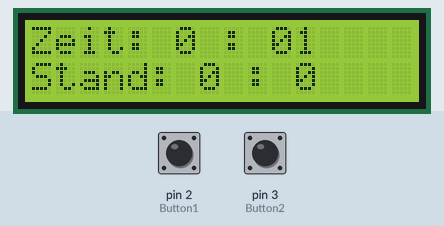
Bench run of a sketch on a simulated Arduino Uno, built with avr-gcc and run on an emulated ATmega328P. Shown: 16×2 character LCD. The inputs (shaded band) are chosen by the test bench; at power-on: pin 2 (Button1) HIGH, pin 3 (Button2) HIGH.

Above: at 1.6 s.
1.7 s: pin 2 (Button1) pulled LOW for 1.25 s
At 2.9 s:
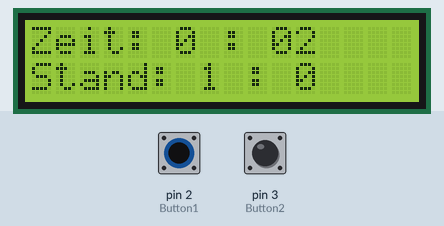
4.6 s: pin 3 (Button2) pulled LOW for 1.25 s
At 5.9 s:
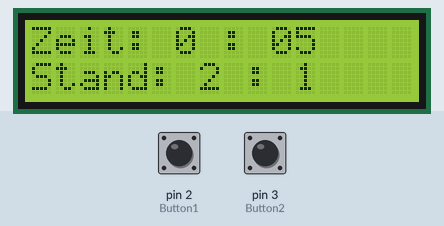
7.7 s: pin 2 (Button1) pulled LOW for 1.25 s
At 9.0 s:
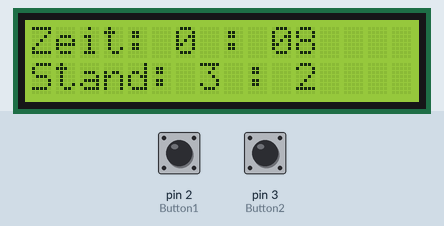
10.7 s: pin 3 (Button2) pulled LOW for 1.25 s
At 12.1 s:
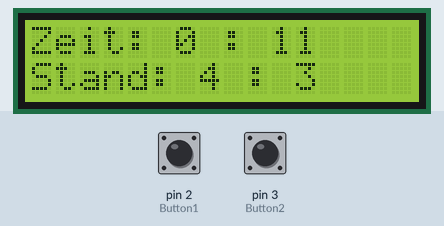
Timing chart, 0 to 13.7 s (numbered marks = the images above; inputs shaded):
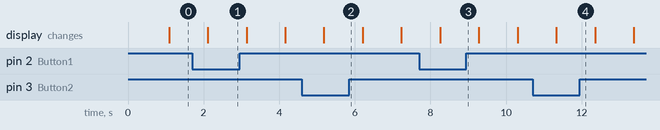

The sketch:

sketch.ino
```cpp
#include <Wire.h> // Wire Bibliothek einbinden
#include <LiquidCrystal_I2C.h> // LiquidCrystal_I2C Bibliothek einbinden
#define Button1 2
#define Button2 3
LiquidCrystal_I2C lcd(0x27, 16, 2); //Init LCD: Adresse, Zeichen pro Zeile, Anzahl Zeilen

  int sekunden;
  int minuten;

  int heimTor;
  int gaesteTor;

void setup() {
 lcd.init(); //Im Setup wird der LCD gestartet
 lcd.backlight(); //Hintergrundbeleuchtung einschalten
 pinMode(Button1, INPUT_PULLUP);
 pinMode(Button2, INPUT_PULLUP);
 attachInterrupt(0, tor1, FALLING);
 attachInterrupt(1, tor2, FALLING);
}

void loop()
{
   if (digitalRead(Button1) == LOW){
      tor1();
  }

 if (digitalRead(Button2) == LOW){
      tor2();
   }

  delay(1000);
  sekunden++;

  if(sekunden == 60)
  {
    sekunden = 0;
    minuten++;
  }
 lcdZeitausgabe();

 lcdSpielstandanzeige();
}

void tor1() {
    heimTor++;
  }

void tor2() {
    gaesteTor++;
  }

void lcdZeitausgabe()
{
  lcd.setCursor(0, 0); //Der blinkende Cursor wird auf Zeile/Spalte 0 gesetzt
  lcd.print("Zeit: " );
  lcd.print(minuten);

  lcd.print(" : ");

  if(sekunden <= 9)  // Für die Sekunden 0-9 damit zwei zeichen für die Sekunden angezeigt werden(Beispiel: 00:01)
  {
     lcd.print("0");
  }

  lcd.print(sekunden);
}

void lcdSpielstandanzeige()
{
  lcd.setCursor(0, 1);
  lcd.print("Stand: ");
  lcd.print(heimTor);
  lcd.print(" : ");
  lcd.print(gaesteTor);
}
```
